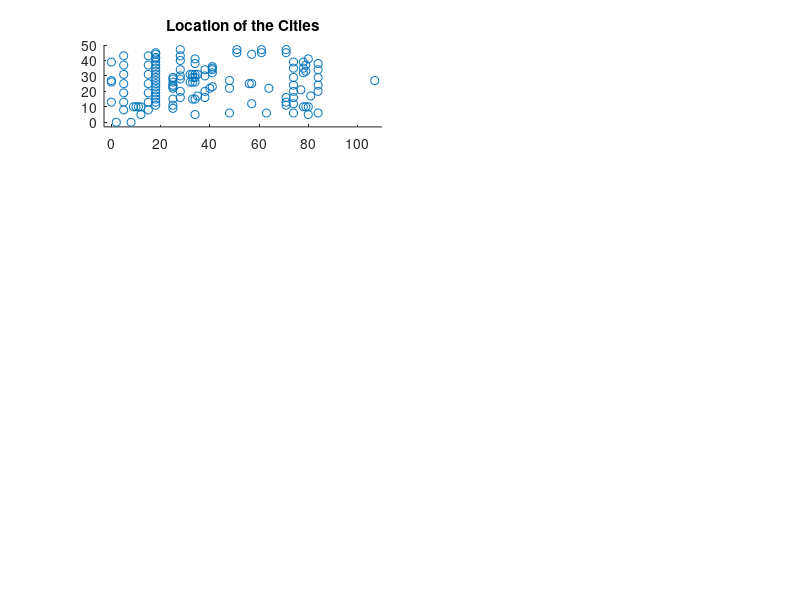

The MATLAB source for this figure: (Note: this script raises an error after producing the figure.)
function tsp()
    close All;
    clear All;
    clc;

    profile on;
    
    bigFile = false;
    
    if bigFile
        noOfCities = 411;
        ax = [-3 125 -3 100];
        textX = 130;
        fid = fopen('TSP_411.txt', 'r');
    else
        noOfCities = 131;
        ax = [-3 110 -3 50];
        textX = 115;
        fid = fopen('data131.txt', 'r');
    end

    coordinates = zeros(noOfCities,2);
    
    % Read coordinates from text file
    tline = fgets(fid);
    i = 1;
    while ischar(tline)
        if tline(1) ~= 'N'
            m = regexp(tline, '\d+'); % returns [node_number, x, y]
            coordinates(i,:) = [str2double(tline(m(2):m(3)-2)), str2double(tline(m(3):end))];
            i = i + 1;
        end
        tline = fgets(fid);
    end
    fclose(fid);
    
    % Initial locations
    figure;
    subplot(4,4,1:2);
    scatter(coordinates(:,1),coordinates(:,2));
    title('Location of the Cities')
    axis(ax)
    
    xdist = repmat(coordinates(:,1),1,noOfCities) - repmat(coordinates(:,1)',noOfCities,1);
    ydist = repmat(coordinates(:,2),1,noOfCities) - repmat(coordinates(:,2)',noOfCities,1);
    distances = sqrt(xdist.^2 + ydist.^2);
    distances(find(eye(noOfCities))) = Inf;
    
    % Nearest Neighbor Construction Heuristics
    disp('NN');
    tic;
    [routeNN, lenNN, startCityNN] = useNearestNeighbor(distances);
    graphNN = createGraph(coordinates, routeNN);
    subplot(4,4,3);
    plot(graphNN(:,1),graphNN(:,2));    
    title('Nearest Neighbor');
    axis(ax)
    hold on;
    plot(coordinates(startCityNN,1), coordinates(startCityNN,2), 'r*');
    hold off;
    text(textX,25,['l=',num2str(round(lenNN))]);
    toc;
    
    % Best Insertion Construction Heuristics
    disp('BI');
    tic;
    [routeBI, lenBI, startSelecteBI] = useBestInsertion(distances);
    graphBI = createGraph(coordinates, routeBI);
    subplot(4,4,4);
    plot(graphBI(:,1),graphBI(:,2));    
    title('Best Insertion');
    axis(ax)
    hold on;
    plot(coordinates(startSelecteBI(1),1), coordinates(startSelecteBI(1),2), 'r*');
    plot(coordinates(startSelecteBI(2),1), coordinates(startSelecteBI(2),2), 'r*');
    plot(coordinates(startSelecteBI(3),1), coordinates(startSelecteBI(3),2), 'r*');
    hold off;
    text(textX,25,['l=',num2str(round(lenBI))]);
    toc;
    
    % Cheapest Insertion Construction Heuristics
    disp('CI');
    tic;
    [routeCI, lenCI, startSelecteCI] = useCheapestInsertion(distances);
    graphCI = createGraph(coordinates, routeCI);
    subplot(4,4,5);
    plot(graphCI(:,1),graphCI(:,2));    
    title('Cheapest Insertion');
    axis(ax)
    hold on;
    plot(coordinates(startSelecteCI,1), coordinates(startSelecteCI,2), 'r*');
    hold off;
    text(textX,25,['l=',num2str(round(lenCI))]);
    toc;
    
    % Saving Construction Heuristics
    disp('S');
    tic;
    [routeS, lenS, startSelecteS] = useSaving(distances);
    graphS = createGraph(coordinates, routeS);
    subplot(4,4,6);
    plot(graphS(:,1),graphS(:,2));    
    title('Saving');
    axis(ax)
    hold on;
    plot(coordinates(startSelecteS,1), coordinates(startSelecteS,2), 'r*');
    hold off;
    text(textX,25,['l=',num2str(round(lenS))]);
    toc;
    
    % Local Search Improvement Heuristics using Swap only
    disp('LS');
    tic;
    [routeLSS, lenLSS] = useLocalSearch(distances, 1);
    graphLSS = createGraph(coordinates, routeLSS);
    subplot(4,4,7);
    plot(graphLSS(:,1),graphLSS(:,2));    
    title('Local Search (Swap)');
    axis(ax)
    text(textX,25,['l=',num2str(round(lenLSS))]);
    toc;
    
    % Local Search Improvement Heuristics using Translation only
    tic;
    [routeLST, lenLST] = useLocalSearch(distances, 2);
    graphLST = createGraph(coordinates, routeLST);
    subplot(4,4,8);
    plot(graphLST(:,1),graphLST(:,2));    
    title('Local Search (Translation)');
    axis(ax)
    text(textX,25,['l=',num2str(round(lenLST))]);
    toc;
    
    % Local Search Improvement Heuristics using Inversion only
    tic;
    [routeLSI, lenLSI] = useLocalSearch(distances, 3);
    graphLSI = createGraph(coordinates, routeLSI);
    subplot(4,4,9);
    plot(graphLSI(:,1),graphLSI(:,2));
    title('Local Search (Inversion)');
    axis(ax)
    text(textX,25,['l=',num2str(round(lenLSI))]);
    toc;
    
    % Local Search Improvement Heuristics using Swap, Translation & Inversion
    tic;
    [routeLSSTI, lenLSSTI] = useLocalSearch(distances, 4);
    graphLSSTI = createGraph(coordinates, routeLSSTI);
    subplot(4,4,10);
    plot(graphLSSTI(:,1),graphLSSTI(:,2));
    title('Local Search (Swap, Translation, Inversion)');
    axis(ax)
    text(textX,25,['l=',num2str(round(lenLSSTI))]);
    toc;
    
    % Simulated Annealing Improvement Heuristics using Metropolis
    disp('SA');
    tic;
    [routeSAM, lenSAM] = useSimulatedAnnealing(distances, 1);
    graphSAM = createGraph(coordinates, routeSAM);
    subplot(4,4,11);
    plot(graphSAM(:,1),graphSAM(:,2));
    title('Simulated Annealing (Metropolis)');
    axis(ax)
    text(textX,25,['l=',num2str(round(lenSAM))]);
    toc;
    
    % Simulated Annealing Improvement Heuristics using Heat bath
    tic;
    [routeSAHB, lenSAHB] = useSimulatedAnnealing(distances, 2);
    graphSAHB = createGraph(coordinates, routeSAHB);
    subplot(4,4,12);
    plot(graphSAHB(:,1),graphSAHB(:,2));
    title('Simulated Annealing (Heat bath)');
    axis(ax)
    text(textX,25,['l=',num2str(round(lenSAHB))]);
    toc;
    
    % Genetic Algorithm Improvement Heuristics using Crossover
    disp('GA');
    tic;
    [routeGAC, lenGAC] = useGeneticAlgorithm(distances, 1);
    graphGAC = createGraph(coordinates, routeGAC);
    subplot(4,4,13);
    plot(graphGAC(:,1),graphGAC(:,2));
    title('Genetic Algorithm (Crossover)');
    axis(ax)
    text(textX,25,['l=',num2str(round(lenGAC))]);
    toc;
    
    % Genetic Algorithm Improvement Heuristics using Swap Mutation
    tic;
    [routeGASM, lenGASM] = useGeneticAlgorithm(distances, 2);
    graphGASM = createGraph(coordinates, routeGASM);
    subplot(4,4,14);
    plot(graphGASM(:,1),graphGASM(:,2));
    title('Genetic Algorithm (Swap Mutation)');
    axis(ax)
    text(textX,25,['l=',num2str(round(lenGASM))]);
    toc;
    
    % Genetic Algorithm Improvement Heuristics using Translation Mutation
    tic;
    [routeGATM, lenGATM] = useGeneticAlgorithm(distances, 3);
    graphGATM = createGraph(coordinates, routeGATM);
    subplot(4,4,15);
    plot(graphGATM(:,1),graphGATM(:,2));
    title('Genetic Algorithm (Translation Mutation)');
    axis(ax)
    text(textX,25,['l=',num2str(round(lenGATM))]);
    toc;
    
    % Genetic Algorithm Improvement Heuristics using Inversion Mutation
    tic;
    [routeGAIM, lenGAIM] = useGeneticAlgorithm(distances, 4);
    graphGAIM = createGraph(coordinates, routeGAIM);
    subplot(4,4,16);
    plot(graphGAIM(:,1),graphGAIM(:,2));
    title('Genetic Algorithm (Inversion Mutation)');
    axis(ax)
    text(textX,25,['l=',num2str(round(lenGAIM))]);
    toc;
    
    profile off;
    profile viewer;
end

function graph = createGraph(coordinates, route)
    noOfCities = length(route);
    i = 1;
    j = 1;
    graph = ones(noOfCities+1,2);
    while i < noOfCities+1
        graph(i,:) = coordinates(j,:);
        j = find(route(j,:)); %next connected node
        i = i + 1;
    end
    graph(i,:) = coordinates(1,:); %close graph
end
